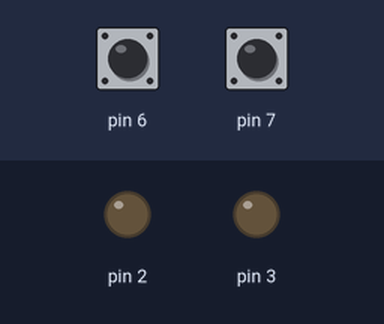
The sketch below on a simulated Arduino Uno, built with avr-gcc and run on an emulated ATmega328P. Parts: output pins drawn as LEDs (lit = HIGH). Dashed ring = blinking. Inputs (shaded band) come from the test bench; at power-on: pin 6 HIGH, pin 7 HIGH.

Above: at 1.2 s.
1.3 s: pin 6 pulled LOW for 1 s
At 1.84 s:
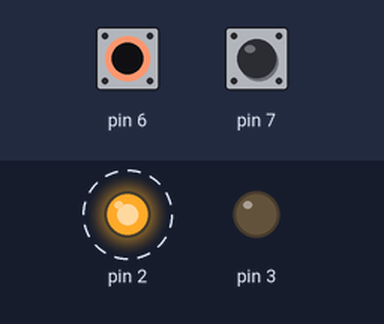
3.8 s: pin 7 pulled LOW for 1 s
At 5.7 s:
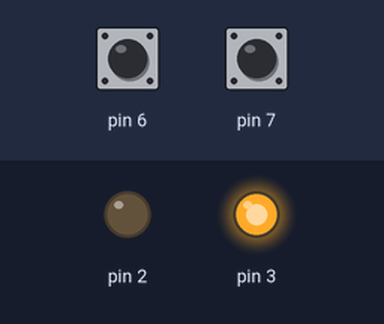
6.8 s: pin 6 pulled LOW for 0.15 s
At 7.3 s:
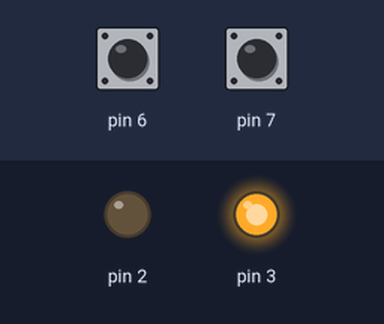
8.4 s: pin 6 pulled LOW for 3.2 s
At 8.94 s:
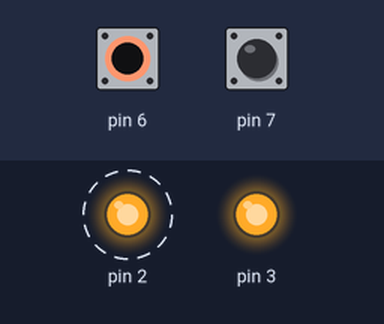
13.1 s: pin 7 pulled LOW for 3.2 s
At 13.29 s:
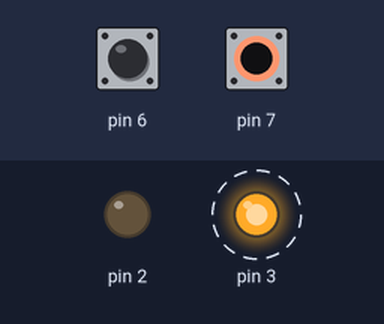
Timing chart, 0 to 17.7 s (numbered marks = the images above; inputs shaded):
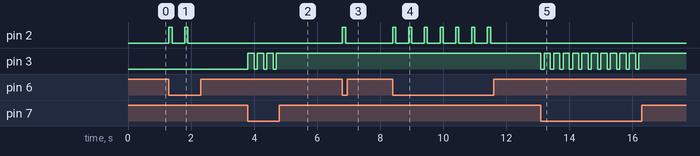

The sketch:

Classes.ino
```cpp
class Knipperled
  {
  int LedPin;
  int LedState;
  long OnTime;
  long OffTime;
  unsigned long Lasttime;
  int LedButton;

  public:
    Knipperled(int pin, long on, long off, int button){
      LedPin = pin;
      LedButton = button;
      pinMode(pin, OUTPUT);
      pinMode(button, INPUT_PULLUP);
      OnTime = on;
      OffTime = off;
      LedState = LOW;
      Lasttime = 0;
      }

    void Update(){
      if(digitalRead(LedButton) == LOW && LedState == HIGH && (millis() - Lasttime >= OnTime)){
        LedState = LOW;
        Lasttime = millis();
        digitalWrite(LedPin, LedState);
        }

      if(digitalRead(LedButton) == LOW && LedState == LOW && (millis() - Lasttime >= OffTime)){
        LedState = HIGH;
        Lasttime = millis();
        digitalWrite(LedPin, LedState);
        }
      }
  };


Knipperled Led1(2, 100, 400, 6);
Knipperled Led2(3, 200, 100, 7);

void setup() {}

void loop() {
Led1.Update();
Led2.Update();
}
```

Measured:
- after the input at 1.3 s, pin 2: alternates HIGH for 0.10 s and LOW for 0.40 s, 4 changes in all, then stays LOW, starting at once
- after the input at 3.8 s, pin 3: alternates HIGH for 0.20 s and LOW for 0.10 s, 7 changes in all, then stays HIGH, starting at once
- after the input at 6.8 s, pin 2: LOW → HIGH at once, → LOW 0.10 s later
- after the input at 8.4 s, pin 2: alternates HIGH for 0.10 s and LOW for 0.40 s, 14 changes in all, then stays LOW, starting at once
- after the input at 13.1 s, pin 3: alternates HIGH for 0.20 s and LOW for 0.10 s, 22 changes in all, then stays HIGH, starting at once
